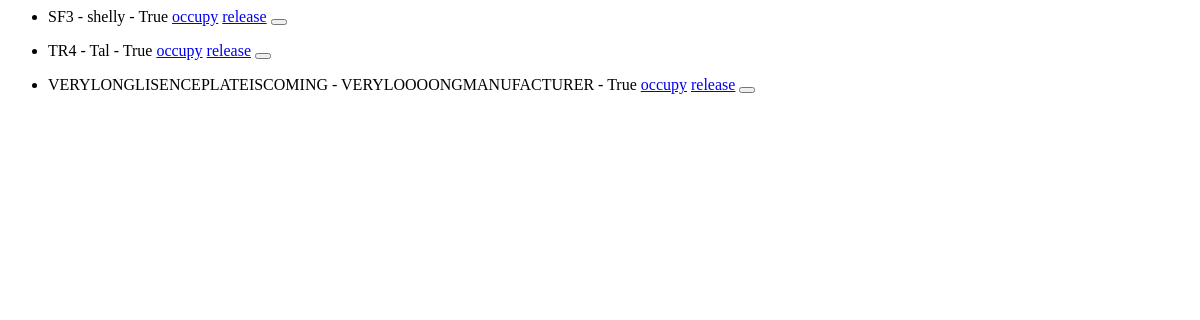
Before: /vehicles/ with the older database file.
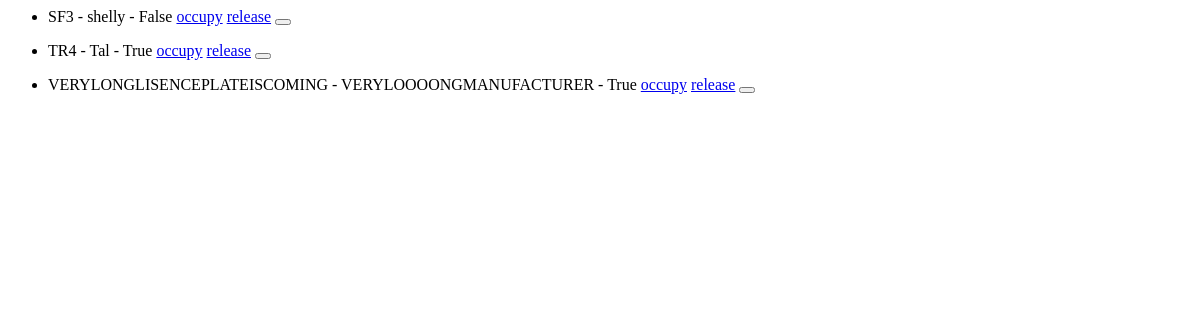
After: the same page with the newer database file.
### vehicles/models.py (models this page shows, shortened)
class Vehicle(models.Model):
    license_plate_number = models.CharField(max_length=200)
    manufacturer = models.CharField(max_length=200)
    is_available = models.BooleanField(default=True)
    owner = models.OneToOneField(User, models.SET_NULL, blank=True, null=True)

### vehicles/views.py (the view)
# urls.py: path('', views.index, name='index'),
def index(request):
    vehicles_list = Vehicle.objects.all()
    template = loader.get_template('vehicles/index.html')
    context = {
        'vehicles_list': vehicles_list,
    }
    return HttpResponse(template.render(context, request))

### vehicles/templates/vehicles/index.html
{% if vehicles_list %}
<ul>
    {% for vehicle in vehicles_list %}
    <li>
        <form method="post">
        <span>
            {{ vehicle.license_plate_number }} - {{ vehicle.manufacturer }} - {{ vehicle.is_available }}
        </span>
        <a href="/vehicles/{{ vehicle.id }}/occupy">occupy</a>
        <a href="/vehicles/{{ vehicle.id }}/release">release</a>
        <button class="button is-danger" name="follow" value="unfollow" >
        </form>
    </li>
    {% endfor %}
</ul>
{% else %}
    <p>No vehicles are available.</p>
{% endif %}

Changed rows visible on the page:
changed Vehicle "SF3": is_available "True" → "False"
